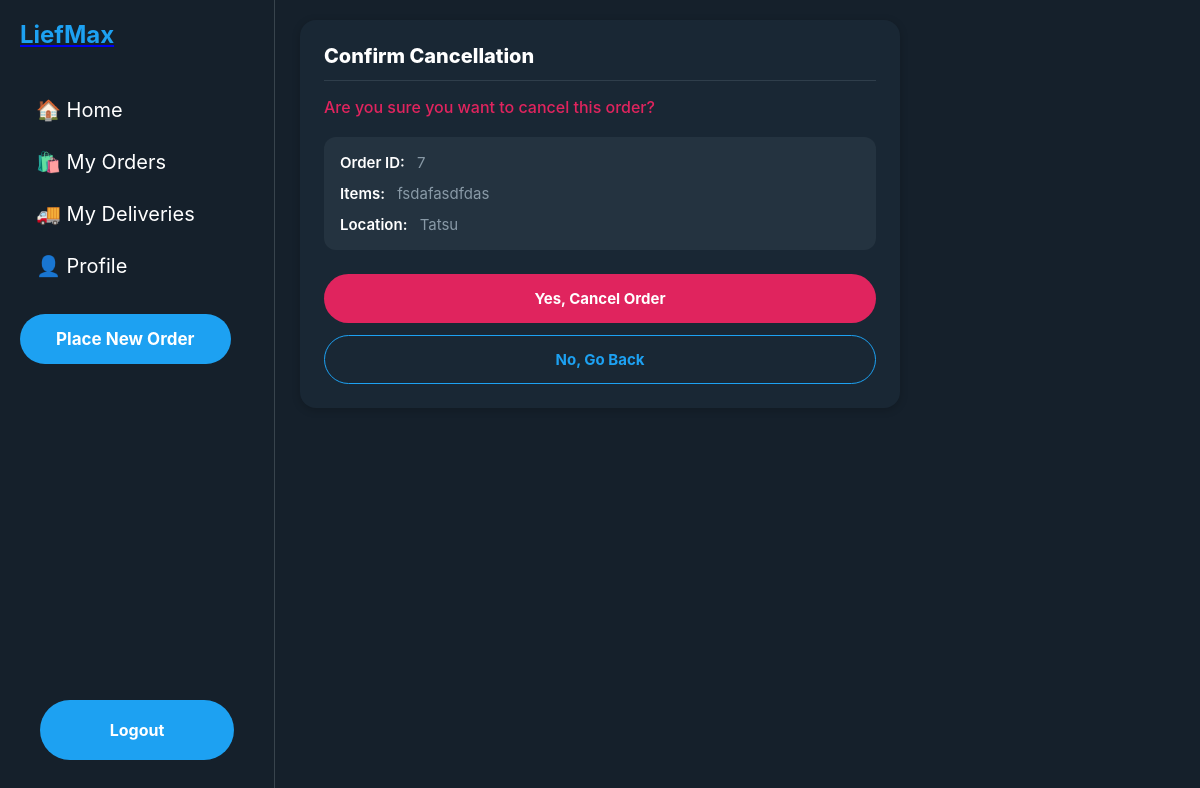
The app's page /order/7/confirm_cancel/ (signed in) with its own data.
### orders/models.py (models this page shows, shortened)
class Order(models.Model):
    CATEGORY_CHOICES = [
        ('groceries', 'Groceries'),
        ('food', 'Food'),
        ('other', 'Other')
    ]
    user = models.ForeignKey(User, on_delete=models.CASCADE, related_name='orders')
    location = models.CharField(max_length=255)
    items = models.TextField()
    preferred_delivery_time = models.TimeField()
    category = models.CharField(max_length=20, choices=CATEGORY_CHOICES)
    is_claimed = models.BooleanField(default=False)
    delivery_agent = models.ForeignKey(User, null=True, blank=True, on_delete=models.SET_NULL, related_name='deliveries')
    created_at = models.DateTimeField(auto_now_add=True)
    is_confirmed = models.BooleanField(default=False)
    is_delivery_agent_confirmed = models.BooleanField(default=False)
    is_canceled = models.BooleanField(default=False)
    cancellation_reason = models.CharField(max_length=255, null=True, blank=True)
    expected_delivery_time = models.DateTimeField(null=True, blank=True)

### orders/views.py (the view)
# urls.py: path('order/<int:order_id>/confirm_cancel/', views.confirm_cancel_order1, name='confirm_cancel_order1'),
@login_required
def confirm_cancel_order1(request, order_id):
    order = get_object_or_404(Order, id=order_id)
    if order.user != request.user and order.delivery_agent != request.user:
        return redirect('order_list')  # Redirect if unauthorized
    return render(request, 'orders/confirm_cancel.html', {'order': order})

### orders/templates/orders/confirm_cancel.html (shortened to what this page needs)
{% extends 'base.html' %}
{% load static %}
{% block content %}
<!DOCTYPE html>
<html>
<head>
</head>
<body>
    <main class="main-container">
        <div class="confirmation-container">
            <h2>Confirm Cancellation</h2>
            <p class="warning-text">Are you sure you want to cancel this order?</p>
            <div class="order-details">
                <p><strong>Order ID:</strong> {{ order.id }}</p>
                <p><strong>Items:</strong> {{ order.items }}</p>
                <p><strong>Location:</strong> {{ order.location }}</p>
            </div>
            <div class="button-group">
                <form action="{% url 'cancel_order' order.id %}" method="post">
                    <button type="submit" class="confirm-button">Yes, Cancel Order</button>
                </form>
                <a href="{% url 'order_list' %}" class="cancel-link">No, Go Back</a>
            </div>
        </div>
    </main>
</body>
</html>
{% endblock %}

### orders/templates/base.html (style rules this page uses)
:root { --background: #15202B; --text: #FFFFFF; --secondary-text: #8899A6; --border: #38444D; --primary: #1DA1F2; --hover: #192734; --card-bg: #192734; }
* { margin: 0; padding: 0; box-sizing: border-box; font-family: -apple-system, BlinkMacSystemFont, "Segoe UI", Roboto, Helvetica, Arial, sans-serif; }
body { display: flex; min-height: 100vh; background: var(--background); color: var(--text); flex-direction: column; }

### orders/templates/orders/confirm_cancel.html (style rules this page uses)
:root { --twitter-blue: #1DA1F2; --twitter-dark: #15202B; --twitter-darker: #192734; --twitter-light: #8899A6; --twitter-lighter: #FFFFFF; --twitter-red: #E0245E; --twitter-red-hover: #C51F54; }
* { box-sizing: border-box; margin: 0; padding: 0; }
body { background-color: var(--twitter-dark); color: var(--twitter-lighter); font-family: -apple-system, BlinkMacSystemFont, "Segoe UI", Roboto, Helvetica, Arial, sans-serif; margin: 0; padding: 0; min-height: 100vh; }
.main-container { width: 100%; max-width: 1280px; margin: 0 auto; padding: 0 16px; }
.confirmation-container { max-width: 600px; margin: 20px auto; background-color: var(--twitter-darker); border-radius: 16px; padding: 24px; box-shadow: 0 2px 8px rgba(0,0,0,0.2); }
h2 { color: var(--twitter-lighter); font-size: 20px; font-weight: 800; margin-bottom: 16px; padding-bottom: 12px; border-bottom: 1px solid rgba(136, 153, 166, 0.2); }
.warning-text { color: var(--twitter-red); font-size: 16px; margin-bottom: 20px; font-weight: 500; }
.order-details { background-color: rgba(136, 153, 166, 0.1); border-radius: 12px; padding: 16px; margin: 16px 0 24px 0; }
.order-details p { margin-bottom: 12px; font-size: 15px; color: var(--twitter-light); }
.order-details p:last-child { margin-bottom: 0; }
.order-details strong { color: var(--twitter-lighter); font-weight: 600; margin-right: 8px; }
.button-group { display: flex; flex-direction: column; gap: 12px; margin-top: 24px; }
.confirm-button { background-color: var(--twitter-red); color: white; border: none; border-radius: 9999px; padding: 15px 32px; font-size: 15px; font-weight: 700; cursor: pointer; transition: background-color 0.2s ease; width: 100%; text-align: center; }
.cancel-link { background-color: transparent; color: var(--twitter-blue); border: 1px solid var(--twitter-blue); border-radius: 9999px; padding: 14px 32px; font-size: 15px; font-weight: 700; cursor: pointer; transition: all 0.2s ease; text-decoration: none; text-align: center; display: block; }

### records on screen
Order: id "7", items "fsdafasdfdas", location "Tatsu"
